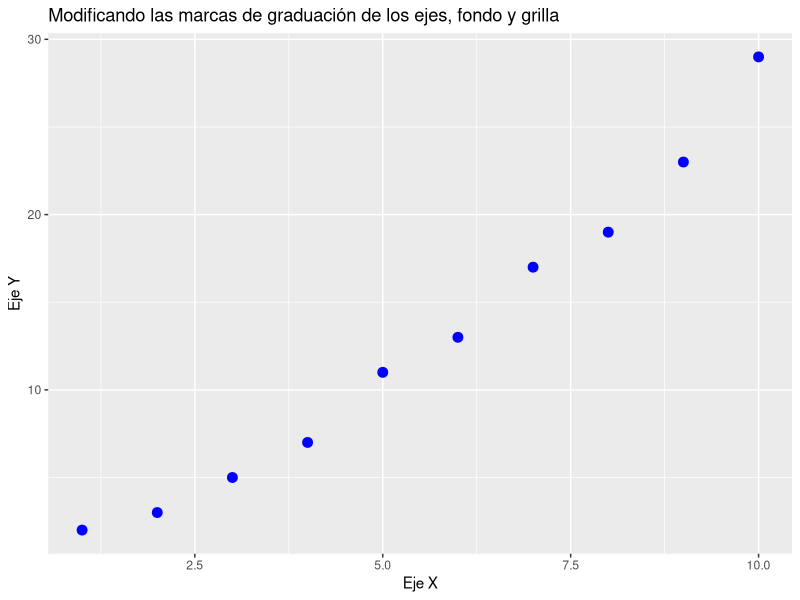
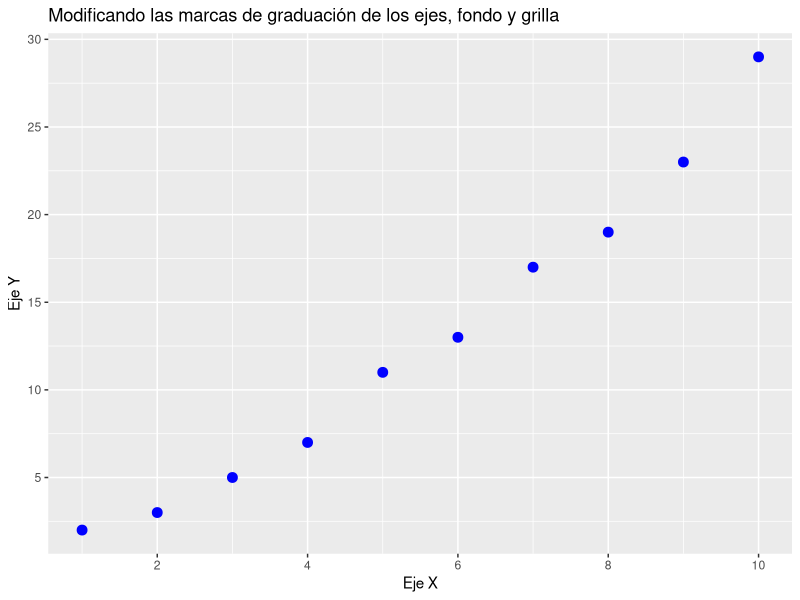
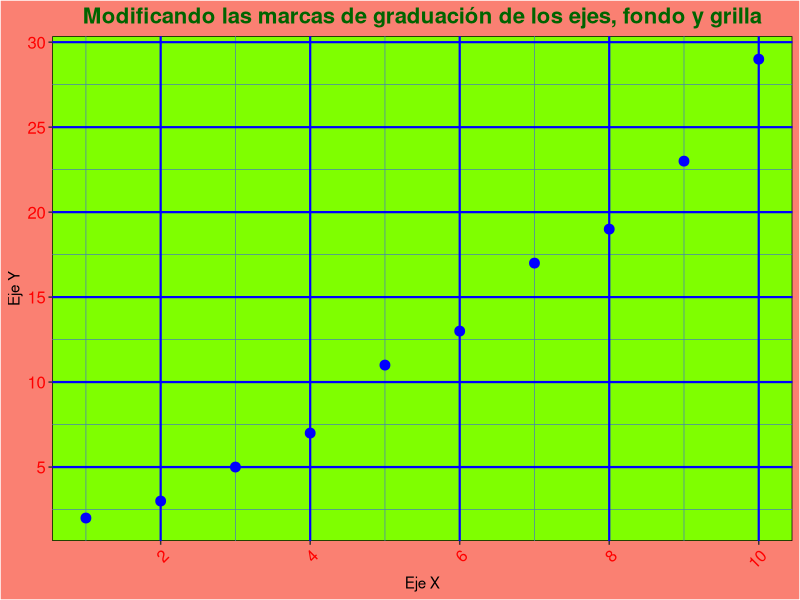
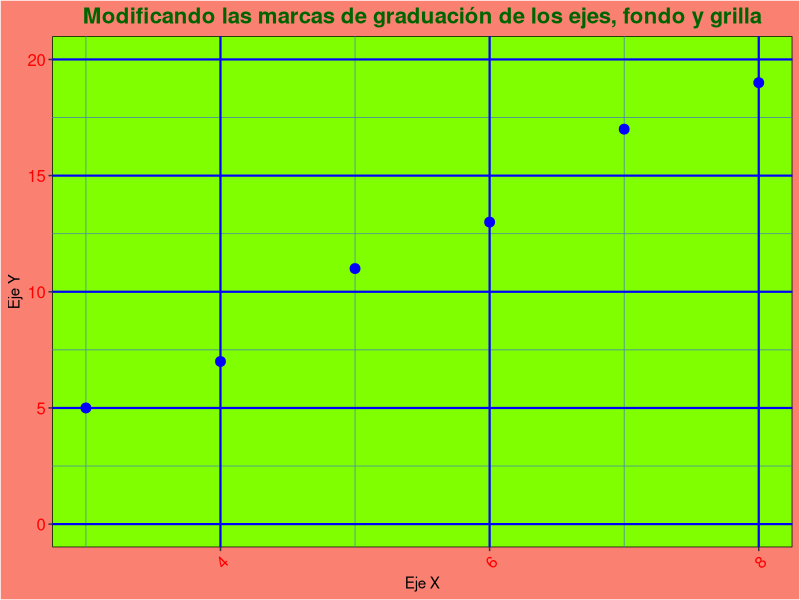
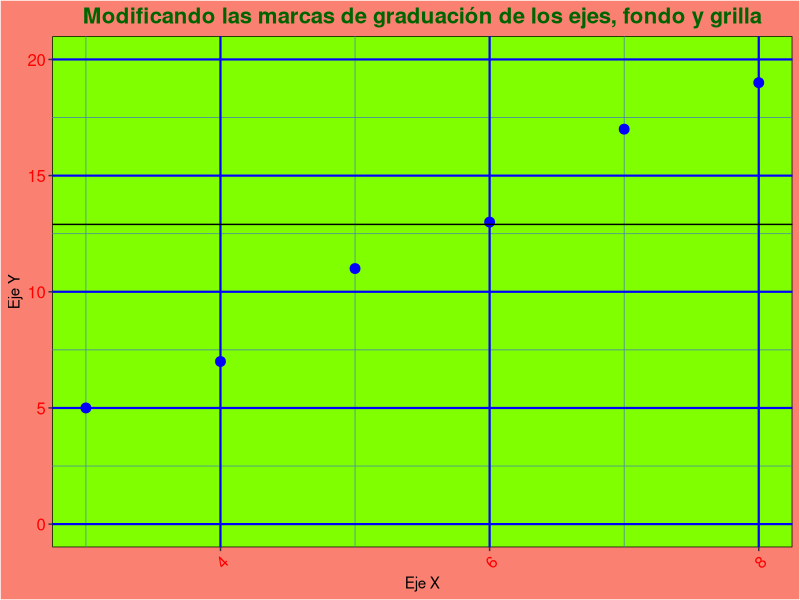
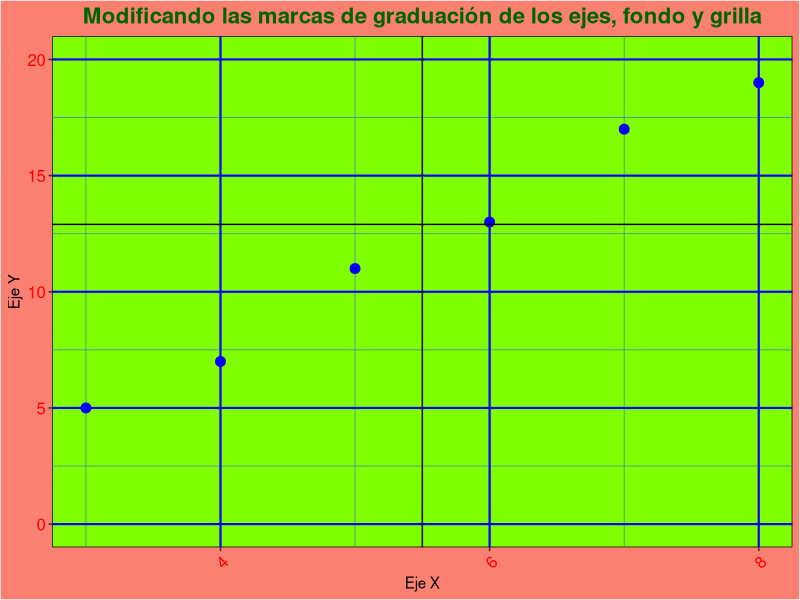
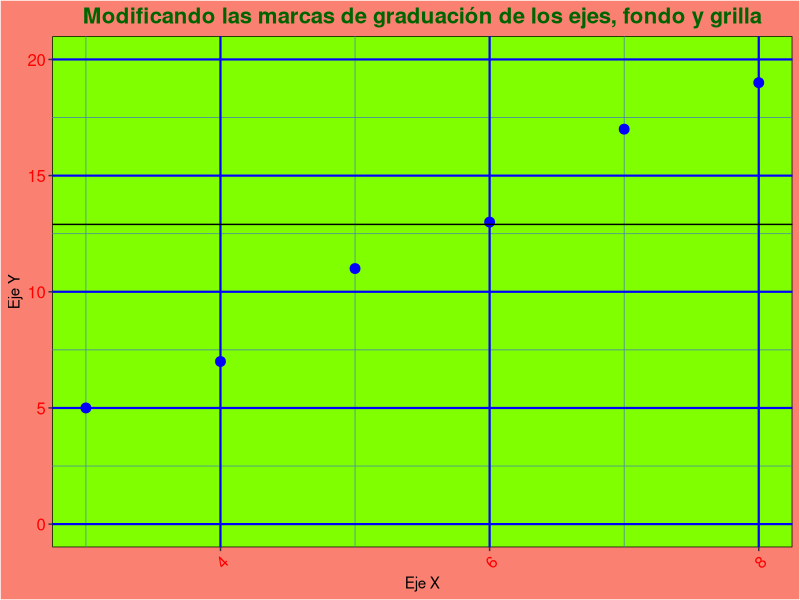
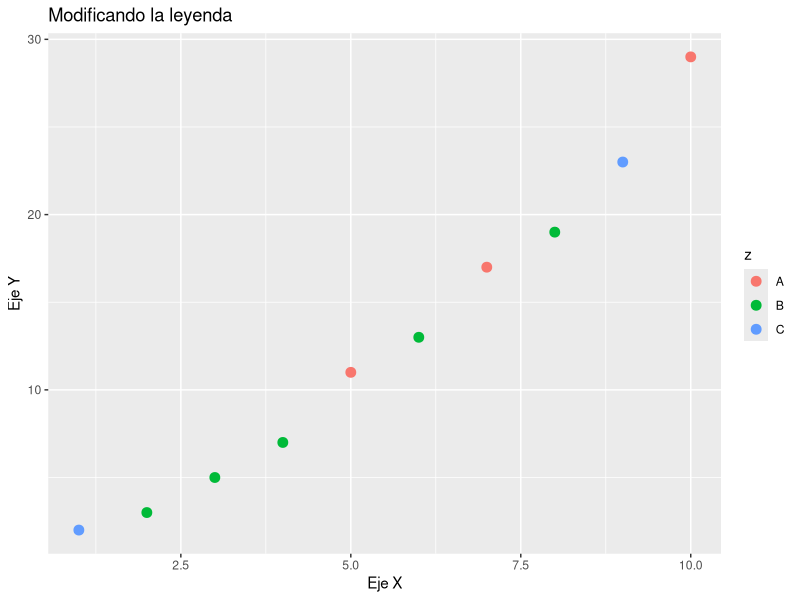

R code for these plots, in order:
## ---- chunk 1
library(ggplot2)
set.seed(1234)
datos <- data.frame(
  x = 1:10,   
  y = c(2, 3, 5, 7, 11, 13, 17, 19, 23, 29),  
  z = sample(c(rep("A",3),rep("B",5),rep("C",2)), replace = FALSE)
)
datos
## ---- chunk 2
p <- ggplot(datos, aes(x = x, y = y)) +
  geom_point(size = 3, color = "blue") +
  ggtitle("Modificando las marcas de graduación de los ejes, fondo y grilla") +
  xlab("Eje X") +
  ylab("Eje Y")
p
## ---- chunk 3
p <- p + 
  scale_x_continuous(breaks = seq(0, 10, by = 2)) +  
  scale_y_continuous(breaks = seq(0, 30, by = 5))    
p
## ---- chunk 4
p <- p +
  theme(
    # Modificando el fondo
    panel.background = element_rect(fill = "chartreuse", color = "black"),  # fondo
    plot.background = element_rect(fill = "salmon"),   # borde del fondo
    
    # Modificando la cuadrícula
    panel.grid.major = element_line(color = "blue", linewidth = 0.75),  # Azul para las lines grandes
    panel.grid.minor = element_line(color = "steelblue", linewidth = 0.25),# azul claro para las pequeñas
    
    # Modificando los ejes, el tamaño de letra y el ángulo
    axis.text.x = element_text(size = 12, angle = 45, hjust = 1),  # tamaño de texto y ángulo del eje X
    axis.text.y = element_text(size = 12),                          # tamaño del texto en el eje Y
    # Modificando el color y tamaño del título
    plot.title = element_text(color = "darkgreen", size = 16, face = "bold", hjust=0.5),
    # modificando el color del texto de los ejes
    axis.text = element_text(colour = "red")
) 
p
## ---- chunk 5
p <- p + coord_cartesian(xlim = c(3, 8), ylim = c(0, 20))
p
## ---- chunk 6
p <- p + geom_hline(yintercept = mean(datos$y),color="black")
p 
## ---- chunk 7
p + geom_vline(xintercept = mean(datos$x),color="black")
p
## ---- chunk 8
p1 <- ggplot(datos) +
  geom_point(aes(x = x, y = y, color = z),size = 3) +
  ggtitle("Modificando la leyenda") +
  xlab("Eje X") +
  ylab("Eje Y")
p1 
## ---- chunk 9
p1 <- p1 + 
  scale_color_manual(
    values = c("A" = "blue", "B" = "red", "C"="yellow"),  
    name = "Tipo de z",    
    labels = c("Grupo A", "Grupo B", "Grupo C")
  ) +
  theme(
    legend.position = "bottom",   
    legend.title = element_text(size = 14, face = "bold"),  
    legend.text = element_text(size = 12)  
  )
p1
## ---- chunk 10
p2 <- p1 + 
  scale_color_manual(
    values = c("A" = "blue", "B" = "red", "C"="yellow"),  
    name = "Tipo de z",    
    labels = c("Grupo A", "Grupo B", "Grupo C")
  ) +
  theme(
    legend.position = c(0.2,0.8),   
    legend.title = element_text(size = 14, face = "bold"),  
    legend.text = element_text(size = 12)  
  )
p2
## ---- chunk 11
p2 + annotate(geom = "text", x = 6.2, y = 13, label = "Punto rojo", hjust = "left")
## ---- chunk 12
p2 + geom_rect(xmin=4.5, xmax=7.4, ymin=9, ymax=18, fill="grey70", alpha=0.1, color="black")
